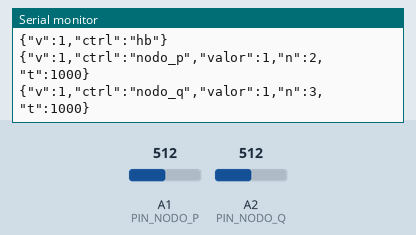
Bench run of a sketch on a simulated Arduino Uno, built with avr-gcc and run on an emulated ATmega328P. Parts: the last lines printed to the serial monitor. The test bench sets the inputs (shaded band); at power-on: A1 (PIN_NODO_P) = 512, A2 (PIN_NODO_Q) = 512.

Above: at 1.2 s.
1.3 s: A1 (PIN_NODO_P) set to 306
At 1.9 s:
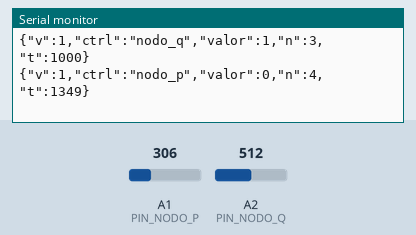
2.8 s: A2 (PIN_NODO_Q) set to 306
At 3.7 s:
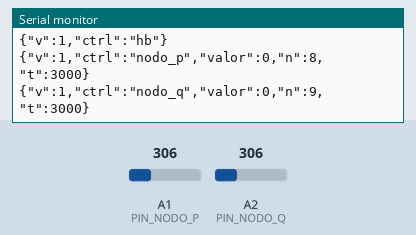
4.3 s: A1 (PIN_NODO_P) set to 522
At 5.6 s:
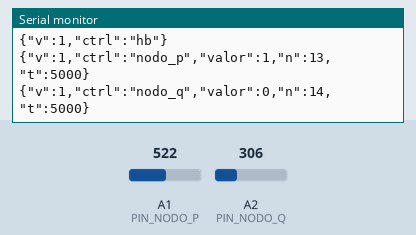
5.8 s: A2 (PIN_NODO_Q) set to 522
At 6.8 s:
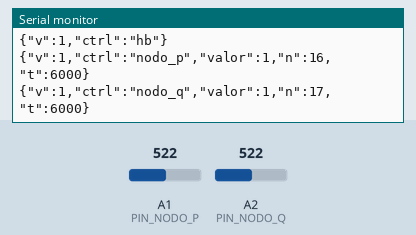

Measured:
- after the input at 1.3 s, the serial monitor: prints a new line after 0.05 s (image 1)
- after the input at 2.8 s, the serial monitor: prints a new line after 0.05 s (image 2)
- after the input at 4.3 s, the serial monitor: prints a new line after 0.05 s (image 3)
- after the input at 5.8 s, the serial monitor: prints a new line after 0.05 s (image 4)

The sketch:

banco.ino
```cpp
#include <Arduino.h>
#include "logica.h"

constexpr uint8_t PIN_NODO_P = A1;
constexpr uint8_t PIN_NODO_Q = A2;

BancoArnes banco;

void emitir(const char *linea) {
    Serial.print(linea);
}

void setup() {
    Serial.begin(115200);
    const uint32_t ahora = millis();
    banco.iniciar(analogRead(PIN_NODO_P), analogRead(PIN_NODO_Q), ahora);
    banco.emitirNodo(0, ahora, emitir);
    banco.emitirNodo(1, ahora, emitir);
}

void loop() {
    const uint32_t ahora = millis();
    banco.actualizar(analogRead(PIN_NODO_P), analogRead(PIN_NODO_Q), ahora, emitir);
}
```

logica.h
```cpp
#ifndef BANCO_LOGICA_H
#define BANCO_LOGICA_H

#include <stdint.h>
#include <stdio.h>

class BancoArnes {
    static constexpr uint16_t UMBRAL_ADC = 512;
    static constexpr uint32_t ANTIRREBOTE_MS = 50;
    static constexpr uint32_t LATIDO_MS = 1000;

    struct Nodo {
        bool estado;
        bool candidato;
        uint32_t desde;

        bool actualizar(uint16_t lectura, uint32_t ahora) {
            const bool alto = lectura >= UMBRAL_ADC;
            if (alto != candidato) {
                candidato = alto;
                desde = ahora;
            }
            if (estado == candidato || ahora - desde < ANTIRREBOTE_MS) {
                return false;
            }
            estado = candidato;
            return true;
        }
    };

    Nodo nodos[2];
    uint32_t secuencia = 0;
    uint32_t ultimoLatido;

public:
    static constexpr const char *LATIDO = "{\"v\":1,\"ctrl\":\"hb\"}\n";

    void iniciar(uint16_t p, uint16_t q, uint32_t ahora) {
        nodos[0] = {p >= UMBRAL_ADC, p >= UMBRAL_ADC, ahora};
        nodos[1] = {q >= UMBRAL_ADC, q >= UMBRAL_ADC, ahora};
        ultimoLatido = ahora;
    }

    template <typename Emitir>
    void emitirNodo(uint8_t indice, uint32_t ahora, Emitir emitir) {
        char linea[80];
        snprintf(linea, sizeof linea,
                 "{\"v\":1,\"ctrl\":\"nodo_%c\",\"valor\":%d,\"n\":%lu,\"t\":%lu}\n",
                 indice == 0 ? 'p' : 'q', nodos[indice].estado ? 1 : 0,
                 static_cast<unsigned long>(secuencia++), static_cast<unsigned long>(ahora));
        emitir(linea);
    }

    template <typename Emitir>
    void actualizar(uint16_t p, uint16_t q, uint32_t ahora, Emitir emitir) {
        const bool latido = ahora - ultimoLatido >= LATIDO_MS;
        if (latido) {
            ultimoLatido = ahora;
            emitir(LATIDO);
        }
        const uint16_t lecturas[] = {p, q};
        for (uint8_t indice = 0; indice < 2; ++indice) {
            if (nodos[indice].actualizar(lecturas[indice], ahora) || latido) {
                emitirNodo(indice, ahora, emitir);
            }
        }
    }
};

#endif
```
